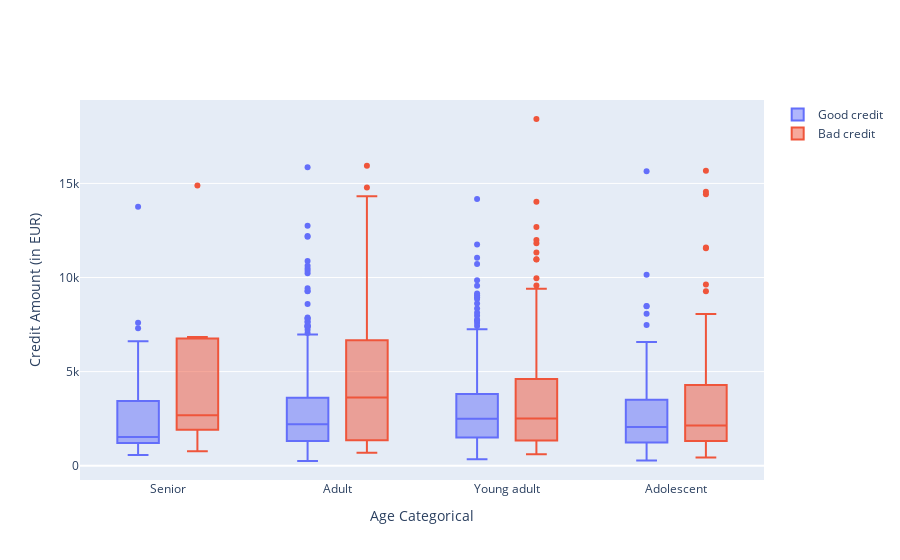

Notebook cell for this chart:
### Code cell
graph0=go.Box(x=df_good["Age_cat"],y=df_good["Credit amount"],name="Good credit")
graph1=go.Box(x=df_bad["Age_cat"],y=df_bad["Credit amount"],name="Bad credit")
data=[graph0,graph1]
layout=go.Layout(yaxis=dict(title="Credit Amount (in EUR)"),xaxis=dict(title="Age Categorical"),boxmode="group")

fig=go.Figure(data=data,layout=layout)

py.iplot(fig)

### Figure 1 — Plotly figure (JSON) as saved in the notebook; plotly's stock layout.template omitted (floating-point values rounded to 4 significant figures; data arrays with more than 128 entries replaced by an {"elided": "..."} marker saying what was removed)
{"data": [{"name": "Good credit", "type": "box", "x": {"elided": "700 str values"}, "y": {"elided": "700 int values"}}, {"name": "Bad credit", "type": "box", "x": {"elided": "300 str values"}, "y": {"elided": "300 int values"}}], "layout": {"boxmode": "group", "xaxis": {"title": {"text": "Age Categorical"}}, "yaxis": {"title": {"text": "Credit Amount (in EUR)"}}}}
